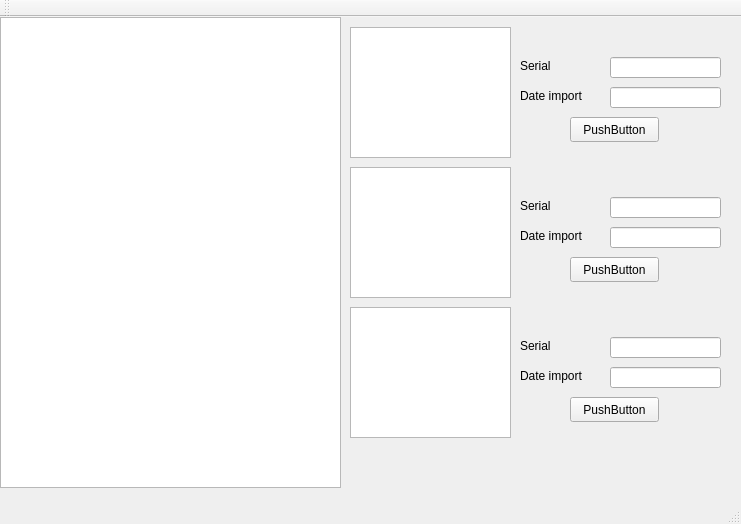
<?xml version="1.0" encoding="UTF-8"?>
<ui version="4.0">
 <class>MainWindow</class>
 <widget class="QMainWindow" name="MainWindow">
  <property name="geometry">
   <rect>
    <x>0</x>
    <y>0</y>
    <width>741</width>
    <height>524</height>
   </rect>
  </property>
  <property name="windowTitle">
   <string>MainWindow</string>
  </property>
  <widget class="QWidget" name="centralWidget">
   <widget class="QListView" name="listView">
    <property name="geometry">
     <rect>
      <x>0</x>
      <y>0</y>
      <width>341</width>
      <height>471</height>
     </rect>
    </property>
   </widget>
   <widget class="QLineEdit" name="lineEdit">
    <property name="geometry">
     <rect>
      <x>610</x>
      <y>40</y>
      <width>111</width>
      <height>21</height>
     </rect>
    </property>
   </widget>
   <widget class="QLabel" name="label">
    <property name="geometry">
     <rect>
      <x>520</x>
      <y>40</y>
      <width>67</width>
      <height>17</height>
     </rect>
    </property>
    <property name="text">
     <string>Serial</string>
    </property>
   </widget>
   <widget class="QLineEdit" name="lineEdit_2">
    <property name="geometry">
     <rect>
      <x>610</x>
      <y>70</y>
      <width>111</width>
      <height>21</height>
     </rect>
    </property>
   </widget>
   <widget class="QLabel" name="label_2">
    <property name="geometry">
     <rect>
      <x>520</x>
      <y>70</y>
      <width>81</width>
      <height>17</height>
     </rect>
    </property>
    <property name="text">
     <string>Date import</string>
    </property>
   </widget>
   <widget class="QPushButton" name="pushButton">
    <property name="geometry">
     <rect>
      <x>570</x>
      <y>100</y>
      <width>89</width>
      <height>25</height>
     </rect>
    </property>
    <property name="text">
     <string>PushButton</string>
    </property>
   </widget>
   <widget class="QListView" name="listView_2">
    <property name="geometry">
     <rect>
      <x>350</x>
      <y>10</y>
      <width>161</width>
      <height>131</height>
     </rect>
    </property>
   </widget>
   <widget class="QListView" name="listView_3">
    <property name="geometry">
     <rect>
      <x>350</x>
      <y>150</y>
      <width>161</width>
      <height>131</height>
     </rect>
    </property>
   </widget>
   <widget class="QPushButton" name="pushButton_2">
    <property name="geometry">
     <rect>
      <x>570</x>
      <y>240</y>
      <width>89</width>
      <height>25</height>
     </rect>
    </property>
    <property name="text">
     <string>PushButton</string>
    </property>
   </widget>
   <widget class="QLineEdit" name="lineEdit_3">
    <property name="geometry">
     <rect>
      <x>610</x>
      <y>180</y>
      <width>111</width>
      <height>21</height>
     </rect>
    </property>
   </widget>
   <widget class="QLabel" name="label_3">
    <property name="geometry">
     <rect>
      <x>520</x>
      <y>210</y>
      <width>81</width>
      <height>17</height>
     </rect>
    </property>
    <property name="text">
     <string>Date import</string>
    </property>
   </widget>
   <widget class="QLabel" name="label_4">
    <property name="geometry">
     <rect>
      <x>520</x>
      <y>180</y>
      <width>67</width>
      <height>17</height>
     </rect>
    </property>
    <property name="text">
     <string>Serial</string>
    </property>
   </widget>
   <widget class="QLineEdit" name="lineEdit_4">
    <property name="geometry">
     <rect>
      <x>610</x>
      <y>210</y>
      <width>111</width>
      <height>21</height>
     </rect>
    </property>
   </widget>
   <widget class="QListView" name="listView_4">
    <property name="geometry">
     <rect>
      <x>350</x>
      <y>290</y>
      <width>161</width>
      <height>131</height>
     </rect>
    </property>
   </widget>
   <widget class="QPushButton" name="pushButton_3">
    <property name="geometry">
     <rect>
      <x>570</x>
      <y>380</y>
      <width>89</width>
      <height>25</height>
     </rect>
    </property>
    <property name="text">
     <string>PushButton</string>
    </property>
   </widget>
   <widget class="QLineEdit" name="lineEdit_5">
    <property name="geometry">
     <rect>
      <x>610</x>
      <y>320</y>
      <width>111</width>
      <height>21</height>
     </rect>
    </property>
   </widget>
   <widget class="QLabel" name="label_5">
    <property name="geometry">
     <rect>
      <x>520</x>
      <y>350</y>
      <width>81</width>
      <height>17</height>
     </rect>
    </property>
    <property name="text">
     <string>Date import</string>
    </property>
   </widget>
   <widget class="QLabel" name="label_6">
    <property name="geometry">
     <rect>
      <x>520</x>
      <y>320</y>
      <width>67</width>
      <height>17</height>
     </rect>
    </property>
    <property name="text">
     <string>Serial</string>
    </property>
   </widget>
   <widget class="QLineEdit" name="lineEdit_6">
    <property name="geometry">
     <rect>
      <x>610</x>
      <y>350</y>
      <width>111</width>
      <height>21</height>
     </rect>
    </property>
   </widget>
  </widget>
  <widget class="QMenuBar" name="menuBar">
   <property name="geometry">
    <rect>
     <x>0</x>
     <y>0</y>
     <width>741</width>
     <height>22</height>
    </rect>
   </property>
  </widget>
  <widget class="QToolBar" name="mainToolBar">
   <attribute name="toolBarArea">
    <enum>TopToolBarArea</enum>
   </attribute>
   <attribute name="toolBarBreak">
    <bool>false</bool>
   </attribute>
  </widget>
  <widget class="QStatusBar" name="statusBar"/>
 </widget>
 <layoutdefault spacing="6" margin="11"/>
 <resources/>
 <connections/>
</ui>
